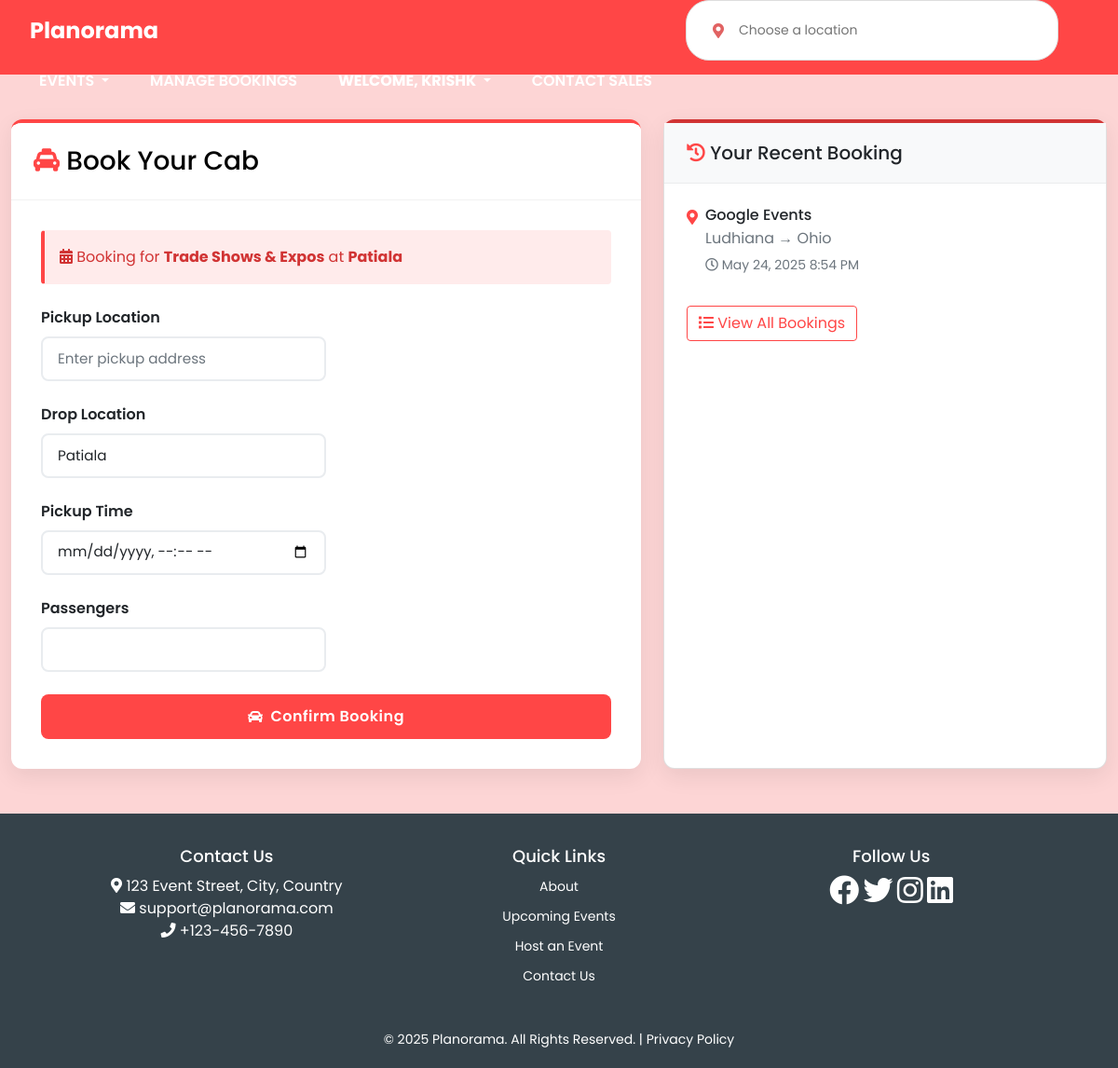
Screenshot of /cab/book/?event_id=14 (signed in) with the database file from the repository.
### Eventmanage1/models.py (models this page shows, shortened)
class Event(models.Model):
    flask_id = models.IntegerField(null=True, blank=True)
    title = models.CharField(max_length=200)
    description = models.TextField()
    price = models.DecimalField(max_digits=10, decimal_places=2, default=0.00)
    date = models.CharField(max_length=50)
    location = models.CharField(max_length=200)
    type = models.CharField(max_length=100)
    image = models.URLField(blank=True, default='')
    organizer =models.ForeignKey(User, on_delete=models.CASCADE, null=True) # Reference to Flask
    EVENT_TYPE_CHOICES = [
        ('Music', 'Music'),
        ('Food', 'Food'),
        ('Business', 'Business'),
        ('Dance', 'Dance'),
        ('Education', 'Education'),
        ('Wedding', 'Wedding'),
    ]
    type = models.CharField(
        max_length=20,
        choices=EVENT_TYPE_CHOICES,
        default='other'
    )
    class Meta:
        pass

### cabmanage/models.py (models this page shows, shortened)
class CabBooking(models.Model):
    user = models.ForeignKey(User, on_delete=models.CASCADE)
    event = models.ForeignKey(Event, on_delete=models.SET_NULL, null=True, blank=True)
    event_name = models.CharField(max_length=255, blank=True, null=True)  # Add this field
    pickup_location = models.CharField(max_length=255)
    drop_location = models.CharField(max_length=255)
    pickup_time = models.DateTimeField()
    passengers = models.PositiveIntegerField()
    booked_at = models.DateTimeField(auto_now_add=True)

### cabmanage/views.py (the view)
# urls.py: path('book/', views.book_cab, name='book_cab'),
@login_required
def book_cab(request):
    event_id = request.GET.get('event_id')
    event = None
    if event_id:
        try:
            event = Event.objects.get(pk=event_id)
        except Event.DoesNotExist:
            messages.warning(request, "Selected event not found.")
    if request.method == 'POST':
        form = CabBookingForm(request.POST)
        if form.is_valid():
            cab_booking = form.save(commit=False)
            cab_booking.user = request.user
            if event:
                cab_booking.event = event
            else:
                event_name = request.POST.get('event_name')
                if event_name:
                    cab_booking.event_name = event_name
            cab_booking.save()
            messages.success(request, 'Cab booked successfully!')
            return redirect('cab_history')
    else:
        initial_data = {}
        if event:
            initial_data['drop_location'] = event.location
        form = CabBookingForm(initial=initial_data)
    previous_booking = CabBooking.objects.filter(user=request.user).order_by('-pickup_time').first()
    return render(request, 'book_cab.html', {
        'form': form,
        'event': event,
        'previous_booking': previous_booking,
    })

### cabmanage/forms.py (shortened to what this page needs)
class CabBookingForm(forms.ModelForm):
    class Meta:
        model = CabBooking
        fields = ['pickup_location', 'drop_location', 'pickup_time', 'passengers']
        widgets = {
            'pickup_location': forms.TextInput(attrs={
                'class': 'form-control',
                'placeholder': 'Enter pickup address'
            }),
            'drop_location': forms.TextInput(attrs={
                'class': 'form-control',
                'placeholder': 'Enter destination'
            }),
            'pickup_time': forms.DateTimeInput(attrs={
                'type': 'datetime-local',
                'class': 'form-control',
                'min': timezone.now().strftime('%Y-%m-%dT%H:%M')
            }),
            'passengers': forms.NumberInput(attrs={
                'class': 'form-control',
                'min': 1,
                'max': 10
            }),
        }

### cabmanage/templates/book_cab.html (shortened to what this page needs)
{% extends 'base.html' %}
{% load widget_tweaks %}
{% load static %}
{% block content %}
<div class="booking-container container py-5">
    <div class="row">
        <div class="col-lg-7">
            <div class="booking-card card">
                <div class="card-header">
                    <h3 class="mb-0"><i class="fas fa-taxi mr-2 text-primary"></i> Book Your Cab</h3>
                </div>
                <div class="card-body">
                    {% if event %}
                    <div class="alert event-alert mb-4">
                        <i class="fas fa-calendar-alt mr-2"></i>
                        Booking for <strong>{{ event.title }}</strong> at <strong>{{ event.location }}</strong>
                    </div>
                    {% endif %}
                    <form method="POST">
                        <div class="form-row">
                            <div class="form-group col-md-6 mb-4">
                                <label for="pickup_location" class="form-label">Pickup Location</label>
                                {% render_field form.pickup_location class="form-control" placeholder="Enter pickup address" %}
                            </div>
                            <div class="form-group col-md-6 mb-4">
                                <label for="drop_location" class="form-label">Drop Location</label>
                                {% render_field form.drop_location class="form-control" placeholder="Enter destination" %}
                            </div>
                        </div>
                        <div class="form-row">
                            <div class="form-group col-md-6 mb-4">
                                <label for="pickup_time" class="form-label">Pickup Time</label>
                                {% render_field form.pickup_time class="form-control" %}
                            </div>
                            <div class="form-group col-md-6 mb-4">
                                <label for="passengers" class="form-label">Passengers</label>
                                {% render_field form.passengers class="form-control" %}
                            </div>
                        </div>
                        <button type="submit" class="btn btn-book mt-2">
                            <i class="fas fa-car mr-2"></i> Confirm Booking
                        </button>
                    </form>
                </div>
            </div>
        </div>
        <div class="col-lg-5">
            <div class="history-card card">
                <div class="history-header">
                    <h5 class="mb-0"><i class="fas fa-history mr-2 text-primary"></i> Your Recent Booking</h5>
                </div>
                <div class="booking-details">
                    {% if previous_booking %}
                    <div class="d-flex align-items-start mb-3">
                        <i class="fas fa-map-marker-alt route-icon mt-1"></i>
                        <div>
                            {% if previous_booking.event %}
                            <h6 class="mb-1">{{ previous_booking.event.title }}</h6>
                            {% elif previous_booking.event_name %}
                            <h6 class="mb-1">{{ previous_booking.event_name }}</h6>
                            {% else %}
                            <h6 class="mb-1">Regular Ride</h6>
                            {% endif %}
                            <p class="mb-1 text-muted">
                                {{ previous_booking.pickup_location }} →
                                {{ previous_booking.drop_location }}
                            </p>
                            <small class="text-muted">
                                <i class="far fa-clock mr-1"></i>
                                {{ previous_booking.pickup_time|date:"M j, Y g:i A" }}
                            </small>
                        </div>
                    </div>
                    <a href="{% url 'cab_history' %}" class="btn btn-outline-primary btn-block mt-3">
                        <i class="fas fa-list mr-2"></i> View All Bookings
                    </a>
                    {% endif %}
                </div>
            </div>
        </div>
    </div>
</div>
{% endblock %}

### Eventmanage1/templates/base.html (shortened to what this page needs)
{% load static %}
<!DOCTYPE html>
<html lang="en">
<head>
  <link href="https://cdn.jsdelivr.net/npm/bootstrap@5.1.3/dist/css/bootstrap.min.css" rel="stylesheet">
  <link rel="stylesheet" href="{% static 'styles.css' %}">
  <link rel="stylesheet" href="https://cdnjs.cloudflare.com/ajax/libs/font-awesome/5.15.4/css/all.min.css">
</head>
<body>
  <nav class="nav-container" style="height: 80px; display: flex; align-items: center; padding: 0 2rem;">
    <a href="{% url 'home' %}" class="logo" style="color: white; margin-right: 2rem;">Planorama</a>
    <div class="search-container" style="flex-grow: 1; max-width: 400px; margin: 0 2rem;">
      <div class="location-container" style="display: flex; align-items: center; background: white; border-radius: 50px; padding: 0.5rem 1rem;">
          <i class="fas fa-map-marker-alt" style="color: rgb(225, 98, 98); margin-right: 0.5rem;"></i>
          <input type="text" placeholder="Choose a location" style="border: none; outline: none; width: 100%;">
      </div>
  </div>
    <ul class="nav-links" style="display: flex; align-items: center; gap: 1.5rem; list-style: none; margin: 0; padding: 0;">
      <li class="nav-item dropdown">
        <a class="nav-link dropdown-toggle" href="#" id="eventsDropdown" role="button" data-bs-toggle="dropdown"
          aria-expanded="false">
          Events
        </a>
      </li>
      {% if request.user.is_staff %}
      <li class="nav-item">
        <a class="nav-link" href="{% url 'cab_history' %}">Manage Bookings</a>
      </li>
      {% else %}
      <li class="nav-item">
        <a class="nav-link" href="{% url 'book_cab' %}">Book A Cab</a>
      </li>
      {% endif %}
      {% if request.user.is_authenticated %}
      <li class="nav-item dropdown">
        <a class="nav-link dropdown-toggle" href="#" id="userDropdown" role="button" data-bs-toggle="dropdown"
          aria-expanded="false" style="color: white; font-weight: bolder;">
          Welcome, {{ request.user.username }}
        </a>
      </li>
      {% else %}
      <li><a class="nav-link" href="{% url 'register' %}">Register</a></li>
      <li><a class="nav-link" href="{% url 'login' %}">Login</a></li>
      {% endif %}
      <li><a href="{% url 'contact_sales' %}">Contact Sales</a></li>
    </ul>
  </nav>
  <main>
    {% block content %}
    {% endblock %}
  </main>
  <footer>
    <div class="footer-container" style="display: flex; justify-content: space-between; padding: 5px 15px;">
      <div class="footer-section contact">
        <h2>Contact Us</h2>
        <p><i class="fas fa-map-marker-alt"></i> 123 Event Street, City, Country</p>
        <p><i class="fas fa-envelope"></i> support@planorama.com</p>
        <p><i class="fas fa-phone"></i> +123-456-7890</p>
      </div>
      <div class="footer-section quick-links">
        <h2>Quick Links</h2>
        <ul>
          <li><a href="#about-us">About</a></li>
          <li><a href="{% url 'browse_events' %}">Upcoming Events</a></li>
          <li><a href="{% url 'register' %}">Host an Event</a></li>
          <li><a href="{% url 'contact_sales' %}">Contact Us</a></li>
        </ul>
      </div>
      <div class="footer-section social">
        <h2>Follow Us</h2>
        <a href="https://www.facebook.com" target="_blank"><i class="fab fa-facebook" style="font-size: 2em;"></i></a>
        <a href="https://www.twitter.com" target="_blank"><i class="fab fa-twitter" style="font-size: 2em;"></i></a>
        <a href="https://www.instagram.com" target="_blank"><i class="fab fa-instagram" style="font-size: 2em;"></i></a>
        <a href="https://www.linkedin.com" target="_blank"><i class="fab fa-linkedin" style="font-size: 2em;"></i></a>
      </div>
    </div>
    <div class="footer-bottom">
      <p>&copy; 2025 Planorama. All Rights Reserved. | <a href="">Privacy Policy</a></p>
    </div>
  </footer>
</body>
</html>

### Eventmanage1/static/styles.css (style rules this page uses)
body { font-family: 'Poppins', sans-serif; background-color: #fdd5d5; margin: 0; padding: 0; }
a { text-decoration: none; color: inherit; }
h1, h2, p { margin: 0; padding: 0; }
.nav-container { display: flex; align-items: center; justify-content: space-between; background-color: #ff4646; padding: 15px 20px; flex-wrap: wrap; z-index: 1000; position: relative; }
.logo { font-size: 24px; font-weight: bold; color: white; text-decoration: none; }
.search-container { display: flex; align-items: center; background: white; border-radius: 25px; padding: 5px 12px; border: 1px solid #ddd; width: 400px; max-width: 100%; }
.location-container { display: flex; align-items: center; }
.search-container input { border: none; outline: none; background: transparent; padding: 8px; font-size: 14px; flex-grow: 1; }
.nav-links { list-style: none; display: flex; align-items: center; gap: 15px; }
.nav-links li { display: inline; color: white; }
.nav-links a { color: white; font-size: 16px; font-weight: 600; text-transform: uppercase; text-decoration: none; padding: 10px; }
.footer-section a i { transition: color 0.3s, text-shadow 0.3s ease-in-out; }
nav i { transition: transform 0.3s ease-in-out; }
footer { background-color: #35424a; color: white; padding: 20px 10px; text-align: center; }
.footer-container { display: flex; justify-content: space-between; flex-wrap: wrap; max-width: 1100px; margin: auto; padding: 10px; }
.footer-section { flex: 1; min-width: 250px; margin: 10px; }
.footer-section h2 { font-size: 18px; margin-bottom: 10px; }
.footer-section ul { list-style: none; padding: 0; }
.footer-section ul li { margin-bottom: 8px; }
.footer-section ul li a { color: white; text-decoration: none; font-size: 14px; }
.footer-bottom { margin-top: 15px; font-size: 14px; }
.footer-bottom a { color: white; text-decoration: none; }
nav ul li a { color: white; transition: color 0.3s ease-in-out; }
.footer-section a { color: white; transition: color 0.3s ease-in-out; }
.quick-links ul li a { color: white; }

### cabmanage/templates/book_cab.html (style rules this page uses)
:root { --primary: #ff4646; --primary-dark: #e63939; --secondary: #d13434; --accent: #ffebeb; --light: #f8f9fa; --dark: #212529; --border-radius: 12px; --box-shadow: 0 8px 24px rgba(0, 0, 0, 0.08); --transition: all 0.3s cubic-bezier(0.25, 0.8, 0.25, 1); }
.booking-container { max-width: 1200px; }
.booking-card { border: none; border-radius: var(--border-radius); box-shadow: var(--box-shadow); overflow: hidden; transition: var(--transition); border-top: 4px solid var(--primary); }
.card-header { background: white; color: var(--dark); padding: 1.5rem; border-bottom: 1px solid rgba(0, 0, 0, 0.05); }
.card-header h3 { color: black; }
.card-body { padding: 2rem; }
.form-label { font-weight: 600; color: var(--dark); margin-bottom: 0.5rem; display: block; }
.form-control { height: 48px; border: 2px solid #e9ecef; border-radius: 8px; padding: 0.75rem 1rem; font-size: 0.95rem; transition: var(--transition); }
.btn-book { background: var(--primary); color: white; border: none; padding: 0.75rem 1.5rem; font-size: 1rem; font-weight: 600; letter-spacing: 0.5px; border-radius: 8px; transition: var(--transition); width: 100%; display: flex; align-items: center; justify-content: center; }
.btn-book i { margin-right: 8px; }
.history-card { background: white; border-radius: var(--border-radius); box-shadow: var(--box-shadow); height: 100%; border-top: 4px solid var(--secondary); }
.history-header { background-color: #f8f9fa; padding: 1.25rem 1.5rem; border-bottom: 1px solid rgba(0, 0, 0, 0.05); }
.booking-details { padding: 1.5rem; }
.route-icon { color: var(--primary); margin-right: 8px; }
.event-alert { background-color: var(--accent); border-left: 4px solid var(--primary); border-radius: 4px; color: var(--secondary); }
.text-primary { color: var(--primary) !important; }
.btn-outline-primary { color: var(--primary); border-color: var(--primary); }

### rows the page displays
Event: title "Trade Shows & Expos", location "Patiala"
CabBooking: event_name "Google Events", pickup_location "Ludhiana", drop_location "Ohio", pickup_time "May 24, 2025 8:54 PM"

### other values shown
{{ request.user.username }} "KRISHK"
